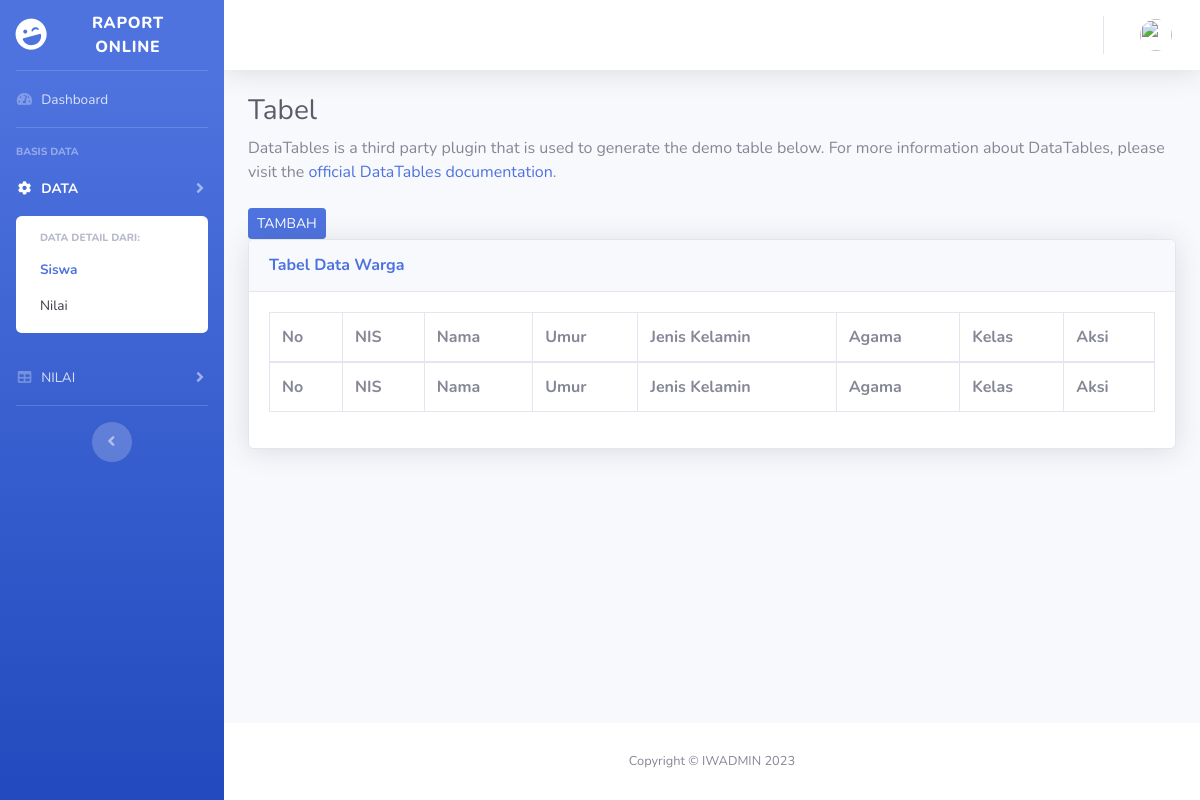
Before: /tabelhari.php with the older database file.
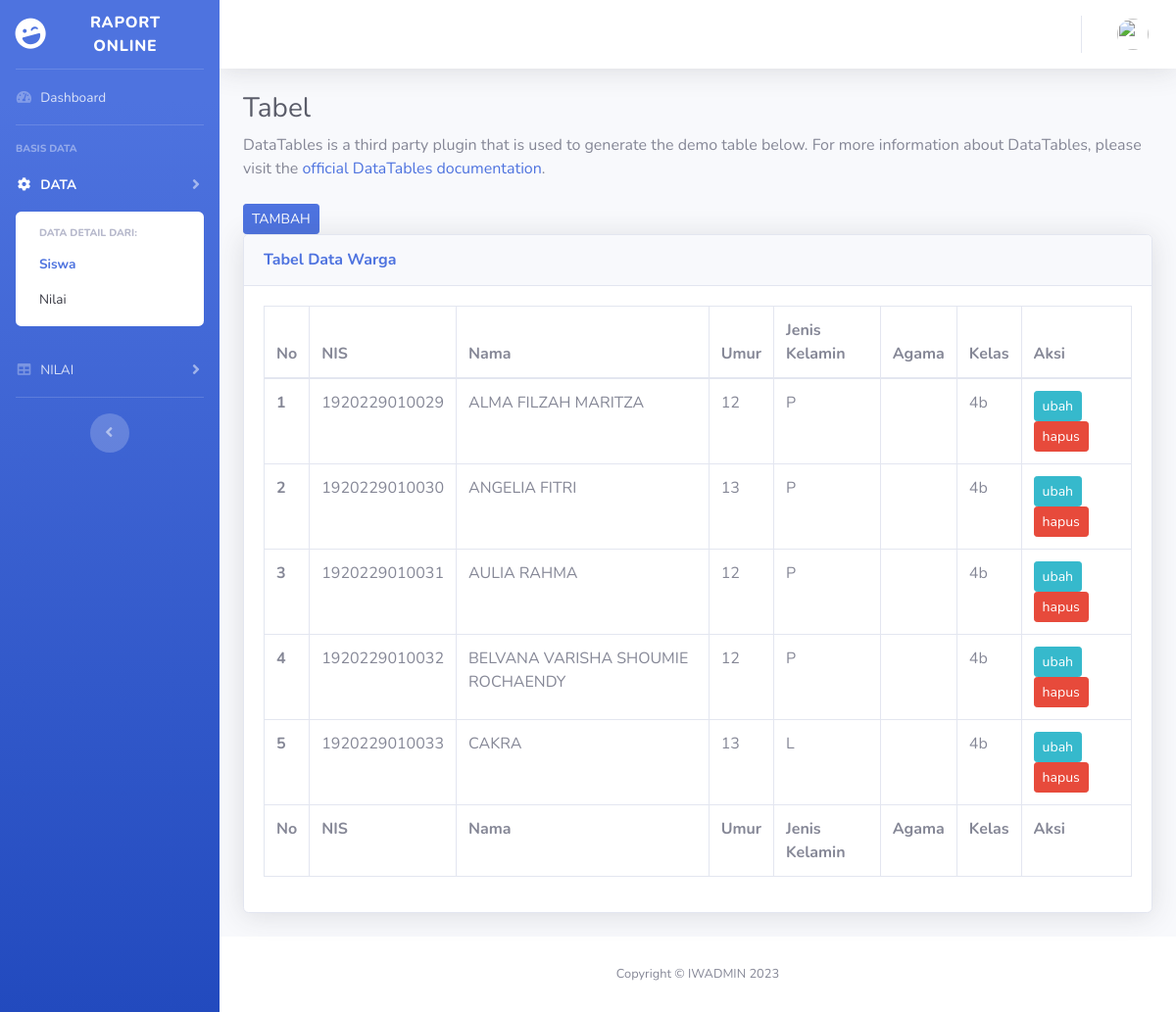
After: the same page with the newer database file.
### tables this page shows
CREATE TABLE `siswa` (
  `nis` varchar(15) NOT NULL,
  `nama` varchar(55) NOT NULL,
  `umur` int(2) DEFAULT NULL,
  `gender` varchar(10) DEFAULT NULL,
  `agama` set('Islam','Protestan','Katolik','Hindu','Buddha','Konghuchu') DEFAULT NULL,
  `kelas` varchar(10) DEFAULT NULL
);

### tabelhari.php (the view, shortened to what this page needs)
<!DOCTYPE html>
<html lang="en">
<head>
    <link href="sbadmin/vendor/fontawesome-free/css/all.min.css" rel="stylesheet" type="text/css">
    <link href="sbadmin/css/sb-admin-2.min.css" rel="stylesheet">
    <?php
        include "koneksi_db.php";
    ?>
</head>
<body id="page-top">
    <div id="wrapper">
        <ul class="navbar-nav bg-gradient-primary sidebar sidebar-dark accordion" id="accordionSidebar">
            <a class="sidebar-brand d-flex align-items-center justify-content-center" href="Dashboard.php">
                <div class="sidebar-brand-icon rotate-n-15">
                    <i class="fas fa-laugh-wink"></i>
                </div>
                <div class="sidebar-brand-text mx-3">Raport Online <sup></sup></div>
            </a>
            <hr class="sidebar-divider my-0">
            <li class="nav-item">
                <a class="nav-link" href="Dashboard.php">
                    <i class="fas fa-fw fa-tachometer-alt"></i>
                    <span>Dashboard</span></a>
            </li>
            <hr class="sidebar-divider">
            <div class="sidebar-heading">
                BASIS DATA
            </div>
            <li class="nav-item active">
                <a class="nav-link collapsed" href="#" data-toggle="collapse" data-target="#collapseTwo"
                    aria-expanded="true" aria-controls="collapseTwo">
                    <i class="fas fa-fw fa-cog"></i>
                    <span>DATA</span>
                </a>
                <div id="collapseTwo" class="collapse show" aria-labelledby="headingTwo" data-parent="#accordionSidebar">
                    <div class="bg-white py-2 collapse-inner rounded">
                        <h6 class="collapse-header">Data detail dari:</h6>
                        <a class="collapse-item active" href="tabelsiswa.php">Siswa</a>
                        <a class="collapse-item" href="tabelnilai.php">Nilai</a>
                    </div>
                </div>
            </li>
            <li class="nav-item">
                <a class="nav-link collapsed" href="#" data-toggle="collapse" data-target="#collapseUtilities"
                    aria-expanded="true" aria-controls="collapseUtilities">
                    <i class="fas fa-fw fa-table"></i>
                    <span>NILAI</span>
                </a>
            </li>
            <hr class="sidebar-divider d-none d-md-block">
            <div class="text-center d-none d-md-inline">
                <button class="rounded-circle border-0" id="sidebarToggle"></button>
            </div>
        </ul>
        <div id="content-wrapper" class="d-flex flex-column">
            <div id="content">
                <nav class="navbar navbar-expand navbar-light bg-white topbar mb-4 static-top shadow">
                    <ul class="navbar-nav ml-auto">
                        <li class="nav-item dropdown no-arrow">
                            <a class="nav-link dropdown-toggle" href="#" id="userDropdown" role="button"
                                data-toggle="dropdown" aria-haspopup="true" aria-expanded="false">
                                <img class="img-profile rounded-circle"
                                    src="img/noname.png">
                            </a>
                        </li>
                    </ul>
                </nav>
                <div class="container-fluid">
                    <h1 class="h3 mb-2 text-gray-800">Tabel</h1>
                    <p class="mb-4">DataTables is a third party plugin that is used to generate the demo table below.
                        For more information about DataTables, please visit the <a target="_blank"
                            href="https://datatables.net">official DataTables documentation</a>.</p>
                    <a href="input.php"><input type="submit" name="TAMBAH" value="TAMBAH" class="btn btn-primary btn-sm"></a>
                    <div class="card shadow mb-4">
                        <div class="card-header py-3">
                            <h6 class="m-0 font-weight-bold text-primary">Tabel Data Warga</h6>
                        </div>
                        <div class="card-body">
                            <div class="table-responsive">
                                <table class="table table-bordered" id="dataTable" width="100%" cellspacing="0">
                                    <thead>
                                        <tr>
                                            <th>No</th>
                                            <th>NIS</th>
                                            <th>Nama</th>
                                            <th>Umur</th>
                                            <th>Jenis Kelamin</th>
                                            <th>Agama</th>
                                            <th>Kelas</th>
                                            <th>Aksi</th>
                                        </tr>
                                    </thead>
                                    <tfoot>
                                        <tr>
                                            <th>No</th>
                                            <th>NIS</th>
                                            <th>Nama</th>
                                            <th>Umur</th>
                                            <th>Jenis Kelamin</th>
                                            <th>Agama</th>
                                            <th>Kelas</th>
                                            <th>Aksi</th>
                                        </tr>
                                    </tfoot>
                                    <tbody>
                                    <?php
                                        $no = 1;
                                        $queri = "select * from siswa";
                                        $hasil = mysqli_query($koneksi, $queri);
                                        while ($data = mysqli_fetch_array($hasil)) {
                                    ?>
                                        <tr><th> <?php echo $no; ?> </th>
                                            <td> <?php echo $data['nis']; ?></td>
                                            <td> <?php echo $data['nama']; ?></td>
                                            <td> <?php echo $data['umur']; ?></td>
                                            <td> <?php echo $data['gender']; ?></td>
                                            <td> <?php echo $data['agama']; ?></td>
                                            <td> <?php echo $data['kelas']; ?></td>
                                            <td> <?php echo "<a href='edit.php?nis=$data[nis]'>"?><input type="submit" name="ubah" value="ubah" class="btn btn-info btn-sm"></a> <?php echo "<a href='?nis=$data[nis]'>"?><input type="submit" name="hapus" value="hapus" class="btn btn-danger btn-sm"></a></td>
                                        </tr>
                                    <?php
                                        $no++;
                                        }
                                    ?>
                                    </tbody>
                                </table>
                            </div>
                        </div>
                    </div>
                </div>
            </div>
            <footer class="sticky-footer bg-white">
                <div class="container my-auto">
                    <div class="copyright text-center my-auto">
                        <span>Copyright &copy; IWADMIN 2023</span>
                    </div>
                </div>
            </footer>
        </div>
    </div>
</body>
</html>

Changed rows visible on the page:
added siswa: nis "1920229010029", nama "ALMA FILZAH MARITZA", umur "12", gender "P", kelas "4b"
added siswa: nis "1920229010030", nama "ANGELIA FITRI", umur "13", gender "P", kelas "4b"
added siswa: nis "1920229010031", nama "AULIA RAHMA", umur "12", gender "P", kelas "4b"
added siswa: nis "1920229010032", nama "BELVANA VARISHA SHOUMIE ROCHAENDY", umur "12", gender "P", kelas "4b"
added siswa: nis "1920229010033", nama "CAKRA", umur "13", gender "L", kelas "4b"
